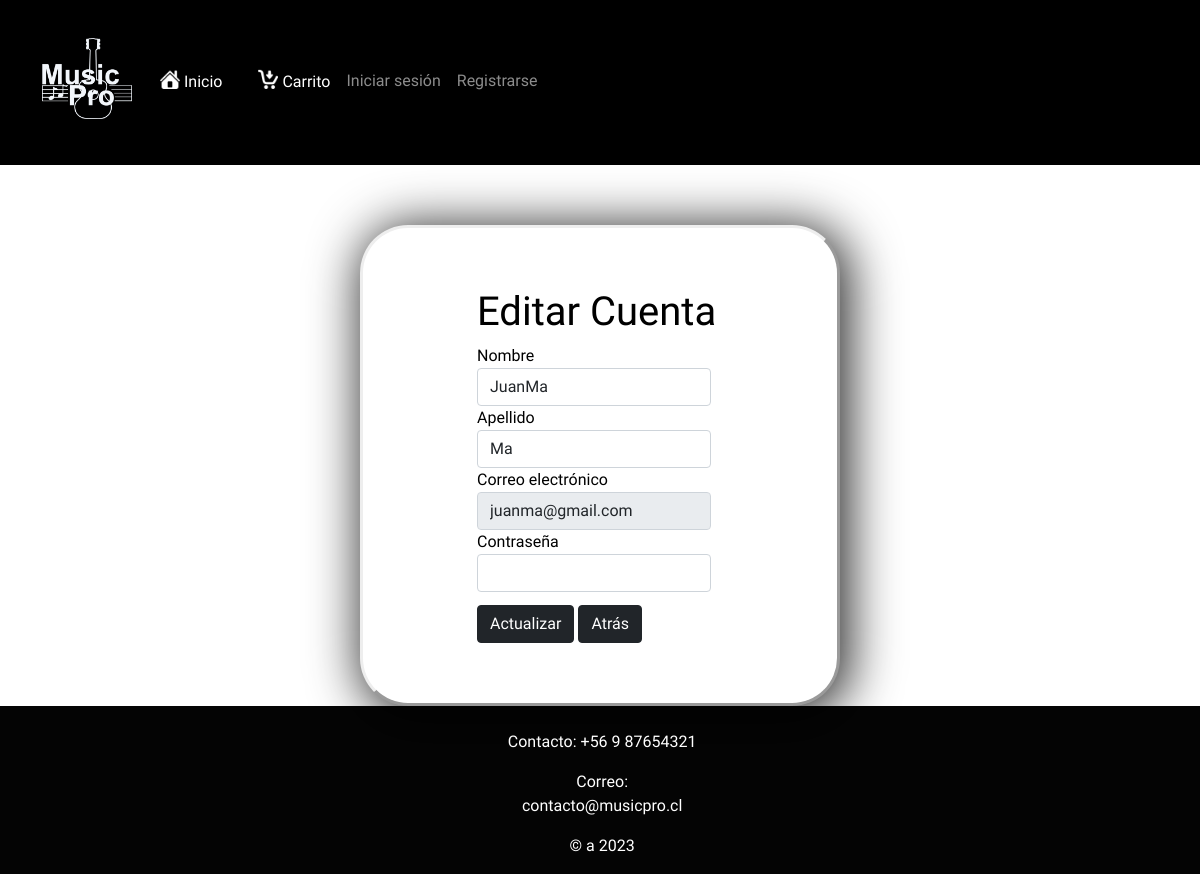
/actualizarPerfil/juanma@gmail.com, run on the app's committed database.
### core/models.py (models this page shows, shortened)
class Usuario(models.Model):
    cam_auto = models.IntegerField(default=0)
    nombre = models.CharField(max_length=16, )
    apellido = models.CharField( max_length=16, null=False)
    email = models.EmailField(primary_key=True, unique=True)
    pwd = models.CharField(null=False, max_length=12)
    tipoUsuario = models.IntegerField()
    rut = models.CharField(max_length=10, default= '')
    direccion = models.CharField(max_length=50, null=False, default= '')
    telefono = models.CharField(max_length=10, default=0)
    codigoPostal = models.IntegerField(max_length=50, default= 0)
    estado = models.CharField(max_length=50, default= '')
    ciudad = models.CharField(max_length=50, default= '')

### core/views.py (the view)
# urls.py: path('actualizarPerfil/<email>', actualizarPerfil, name='actualizarPerfil'),
def actualizarPerfil(request, email):
    usuario = Usuario.objects.get(email = email)
    return render(request, 'core/micuenta.html', {'usuario':usuario})

### core/context_processor.py (called while the page is built)
def total_carrito(request):
    total = 0
    if 'carrito' in request.session:
        for key, value in request.session["carrito"].items():
            total += int(value["acumulado"])
    return {"total_carrito":total}

### core/templates/core/micuenta.html (shortened to what this page needs)
{% extends "core/layout.html" %}
{% load static %}
{% block head %}
    <link href="{% static 'core/css/micuenta 1.css' %}" rel="stylesheet" type="text/css">
{% endblock %}
{% block content %}
<div id="pantalla">
    <form id="formRegistro" method="post"  action="/editar_perfil/{{ usuario.email }}">
        <div class="form-group" id="titulo">
            <h1>Editar Cuenta</h1>
        </div>
        <div class="form-group" id="formNombre">
            <label for=" exampleInputEmail1">Nombre</label>
            <input type="text" class="form-control"     id="inputNombre" name="nombre" value="{{ usuario.nombre }}">
        </div>
        <div class="form-group" id="formNombre">
            <label for=" exampleInputEmail1">Apellido</label>
            <input type="text" class="form-control"     id="inputNombre" name="apellido" value="{{ usuario.apellido }}">
        </div>
        <div class="form-group" id="formCorreo">
            <label for="exampleInputEmail1">Correo electrónico</label>
            <input type="email" class="form-control" id="inputCorreo" aria-describedby="emailHelp" name="email" value="{{ usuario.email }}" readonly >
        </div>
        <div class="form-group" id="formContraseña">
            <label for="exampleInputPassword1">Contraseña</label>
            <input type="password" class="form-control" id="inputContraseña" name="password">
        </div>
        <div id="boton">
            <button type="submit" class="btn btn-dark " id="btnRegistrarse">Actualizar</button>
            <a href="{% url 'perfil' %}" class="btn btn-dark" id="atras">Atrás</a>
        </div>
    </form>
</div>
{% endblock %}

### core/static/core/css/stylelayout.css (style rules this page uses)
body { background-image: url("https://i.pinimg.com/564x/20/8b/9b/208b9ba35cebefbba9f945fb69f021ce.jpg"); background-repeat: no-repeat; background-position: center center; background-size: cover; background-attachment: fixed; }
* { padding: 0; margin: 0; font-family: 'Chakra Petch', sans-serif; }
body { background-color: #ffffff; background-color: #ffffff; }

### core/static/core/css/micuenta 1.css (style rules this page uses)
#pantalla { display: flex; justify-content: center; width: 40%; height: 60%; padding-top: 5%; padding-bottom: 5%; margin-top: 5%; background-color: rgb(255, 255, 255); color: rgb(0, 0, 0); border-style: outset; box-shadow: 5px 5px 50px 5px rgb(44, 44, 44); border-radius: 10%; }
#inputNombre { width: 95%; }
#inputCorreo { width: 95%; }
#inputContraseña { width: 95%; }
#boton { margin-top: 5%; }

### data on the page
Usuario: nombre "JuanMa", apellido "Ma", email "juanma@gmail.com"
